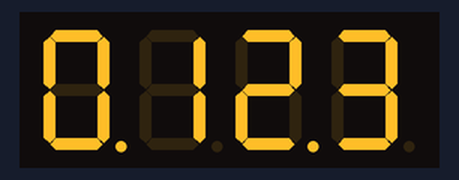
Recording of a sketch running on a simulated Arduino Uno, built with avr-gcc and run on an emulated ATmega328P. Shown: 4-digit seven-segment display. Wiring (inferred from the names in the program): 4-digit 7-segment display, segments lit when LOW: segments pin 2, pin 3, pin 4, pin 5, pin 6, pin 7, pin 8, pin 9; digit selects A0, A1, A2, A3. The segment pins are drawn as the display they are named for.

Above: at 0.23 s.
At 0.93 s:
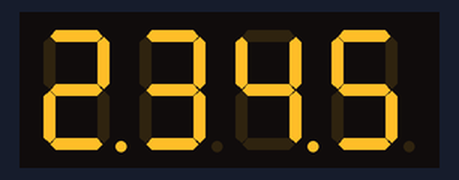
At 1.62 s:
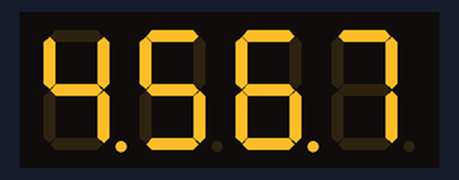
At 2.31 s:
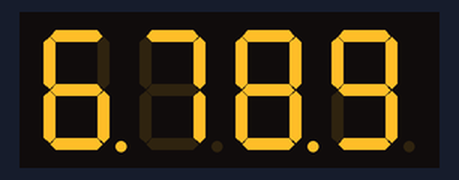
At 3.0 s:
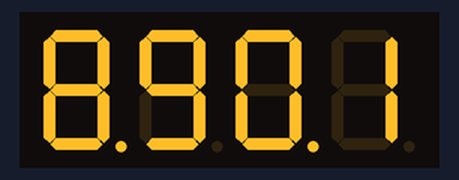
At 3.35 s:
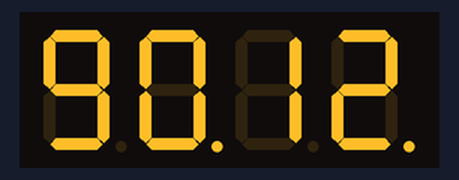

Measured:
- by itself, everything shown: repeats every 3.5 s, in 10 steps

The sketch:

HS410561K-32.ino
```cpp
/*
http://codius.ru/articles/Arduino_UNO_4%D1%80%D0%B0%D0%B7%D1%80%D1%8F%D0%B4%D0%BD%D1%8B%D0%B9_7%D1%81%D0%B5%D0%B3%D0%BC%D0%B5%D0%BD%D1%82%D0%BD%D1%8B%D0%B9_%D0%B8%D0%B4%D0%B8%D0%BA%D0%B0%D1%82%D0%BE%D1%80_12_pin_3641BS_red
https://masterkit.ru/images/sets_scheme/nm7039box_sx.jpg
https://ecs7.tokopedia.net/img/product-1/2016/11/17/2550072/2550072_fa6ef4d0-76c7-4839-b123-9a678cd10d10.jpg

       4-разрядный 7-сегментный индикатор с общим анодом
            1  A  F   2  3  B
 ___________|__|__|___|__|__|____________
|         |         |         |         |
|    A    |    A    |    A    |    A    |
| F     B | F     B | F     B | F     B |
|    G    |    G    |    G    |    G    |
| E     C | E     C | E     C | E     C |
|    D    |    D    |    D    |    D    |
|_______dp|_______dp|_______dp|_______dp|
            |  |  |   |  |  |
            E  D dp   C  G  4
*/
const byte digits[10] =
{
  B10111111,    //dp G F E D C B A
  B00000110,    //dp G F E D C B A
  B11011011,    //dp G F E D C B A
  B01001111,    //dp G F E D C B A
  B11100110,    //dp G F E D C B A
  B01101101,    //dp G F E D C B A
  B11111101,    //dp G F E D C B A
  B00000111,    //dp G F E D C B A
  B11111111,    //dp G F E D C B A
  B01101111     //dp G F E D C B A
};

byte numbers[] = { 0, 1, 2, 3, 4, 5, 6, 7, 8, 9, 0, 1, 2 };

byte timer = 0;
int cnt = 0;

const int numberPinLength = 8;
const byte numberPin[numberPinLength] = { 2, 3, 4, 5, 6, 7, 8, 9 };

const byte digitPin[] = { A0, A1, A2, A3 };
const int digitPinLength = sizeof(digitPin)/sizeof(digitPin[0]);

void setup()
{
  //Serial.begin(9600); Нельзя так как pin 0 и 1 используются
  timer = 0;

  //DDRD = B11111111;
  //PORTD = B11111111;
  for (int i = 0; i < numberPinLength; i++)
  {
    pinMode(numberPin[i], OUTPUT);
  }

  for (int i = 0; i < digitPinLength; i++)
  {
    pinMode(digitPin[i], OUTPUT);
    digitalWrite(digitPin[i], HIGH); // для S8550 HIGH = выключено, при прямом подключении LOW = выключено
  }
}

void showDigit(int index, byte value)
{
  for (int i = 0; i < digitPinLength; i++)
  {
    digitalWrite(digitPin[i], HIGH); // для S8550 HIGH = выключено, при прямом подключении LOW = выключено
  }

  //PORTD = ~digits[value];
  for (int i = 0; i < numberPinLength; i++)
  {
    byte val = (bitRead(digits[value], i) ? LOW: HIGH);
    digitalWrite(numberPin[i], val);
  }

  digitalWrite(digitPin[index], LOW); // для S8550 LOW = включено, при прямом подключении HIGH = включено
  delay(5);
}

void loop() {
  showDigit(0, numbers[cnt + 0]);
  showDigit(1, numbers[cnt + 1]);
  showDigit(2, numbers[cnt + 2]);
  showDigit(3, numbers[cnt + 3]);

  timer++;
  if (timer > 16)
  {
    timer = 0;
    cnt ++;
  }

  if (cnt > 9)
  {
    cnt = 0;
  }
}
```
